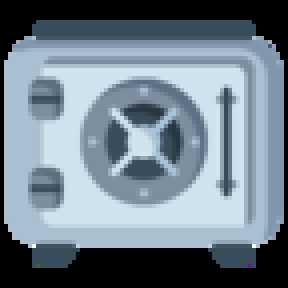
%> input picture Linguaggi di programmazione/GUI/esercizi pdf 9/cs.png, 72 x 72 px (shown 4 times larger)
$ octave --eval "result = plothist(imread('../Linguaggi di programmazione/GUI/esercizi pdf 9/cs.png'));"   (GNU Octave 9; MATLAB toolbox functions it lacks are replaced by stand-ins)
%> lines starting %> are read from the running program, lines starting %| are printed output that depends on the picture
function h=plothist(img)
    h=imhist(uint8(img),256)';
%> h = 256 values, max 3618 at index 1, min 0 at index 2, mean 60.75
    m=101-ceil(100*double(h)/double(max(h(:)))); % normalizzo l'istogramma rispetto all'outlier. L'outlier partirà dalla prima riga
%> m = 256 values, max 101 at index 2, min 1 at index 1, mean 98.88
    out=zeros(120,256,'uint8')+255;
    for i=1:256
        out(m(i):100,i)=0;
        out(102:120,i)=i-1;
    end
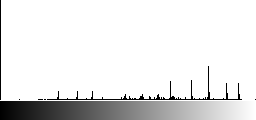
%> out: size 120x256 uint8; min 0, max 255, mean 230.3
%> `result = plothist(imread('../Linguaggi di programmazione/GUI/esercizi ..`: result has the same summary as h in plothist
    figure; imshow(out);
